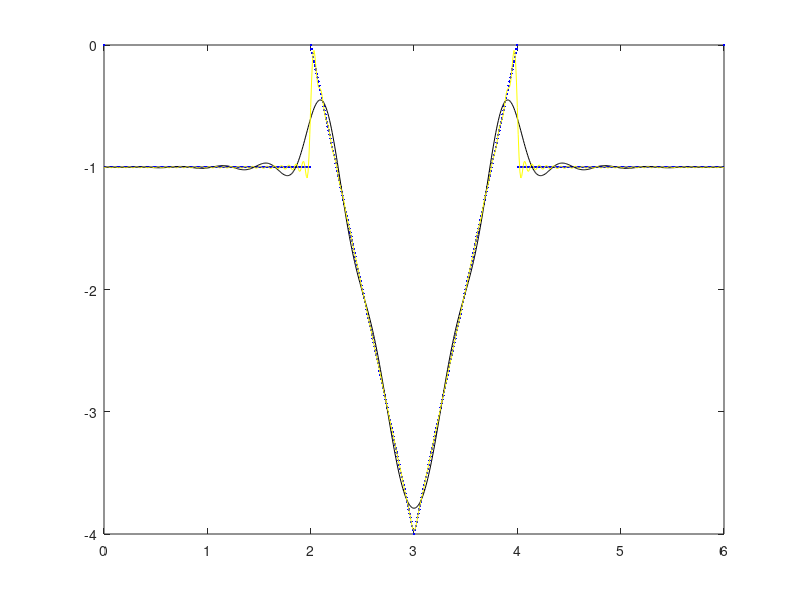

This figure's MATLAB source: (Note: this script raises an error after producing the figure.)
%%
close all; clc; clear;

Fs=120;
t=0:1/Fs:6;

x=-1*((t>0 & t<2) | (t>4 & t<6)) - 4*(1-abs(t-3)).*(abs(t-3)<1);

a0=-8/3;
FX=a0*ones(size(t))/2;

for n=1:85
   an=1/3*((36*(cos((4*pi*n)/3)-2*cos(pi*n)+cos((2*pi*n)/3)))/(pi^2*n^2)-(3*sin((2*pi*n)/3))/(pi*n)-(3*(sin(2*pi*n)-sin((4*pi*n)/3)))/(pi*n));
   bn=1/3*((36*(sin((4*pi*n)/3)-2*sin(pi*n)+sin((2*pi*n)/3)))/(pi^2*n^2)+(3*cos((2*pi*n)/3)-3)/(pi*n)+(3*(cos(2*pi*n)-cos((4*pi*n)/3)))/(pi*n));
   
   FX=FX+an*cos(n*pi*t/3)+bn*sin(n*pi*t/3);
   
   if n==14
       FX14=FX;
   end
   
end

plot(t,x,'.b',t,FX14,'k',t,FX,'y');

%%
close all;clc;clear;
a=load('kolos/cor05.txt');
t=a(:,1)';
Fs=1/(t(2)-t(1));
x=a(:,2)';

tc=-110:1/Fs:110;

%trojkat
%czas probki
tp1=-3:1/Fs:3;
%tworzenie trojkata
x1=1*(1-abs(tp1)/3);
%korelacja
xc1=xcorr(x,x1)+xcorr(1-x,1-x1);
%znajdowanie największej korelacji
nr1=find(xc1==max(xc1(:)), 1, 'first');

%wypisanie czasu największej korelacji
tc(nr1)

%gauss
%czas probki
tp2=-5:1/Fs:5;
%tworzenie trojkata
x2=0.9*exp(-(tp2).^2/(2*1.5^2));
%korelacja
xc2=xcorr(x.^5,x2.^5);
%znajdowanie największej korelacji
nr2=find(xc2==max(xc2(:)), 3, 'first');

%wypisanie czasu największej korelacji
tc(nr2)

%trojkat
%czas probki
tp3=-5:1/Fs:5;
%tworzenie trojkata
x3=0.65*ones(size(tp3));
%korelacja
xc3=xcorr(x,x3);
%znajdowanie największej korelacji
nr3=find(xc3==max(xc3(:)), 1, 'first');

tc(nr3)

subplot(211),plot(t,x,tp2,x2);
subplot(212),plot(tc,xc2);

%%
close all;clc;clear;
Fs=300;
t=0:1/Fs:8;

xa=(-0.7/8*t+2.5).*sin(2*pi*t*37);
xb=2*exp(-(t-3).^2/(2*0.2^2));
xc=sqrt(5)*sin(2*pi*cumsum(t+10)/Fs);
xd=sin(2*pi*t*7).*(t>=2 & t<=4);
xe=0.1*randn(size(t));

x=xa+xb+xc+xd+xe;

FT=fftshift(fft(x));
WA=abs(FT);
f=linspace(-Fs/2,Fs/2,length(t));

BStop=1.0*(abs(f)>=18 | abs(f)<10);
FT_n=BStop.*FT;
x_n=ifft(ifftshift(FT_n));

figure;
subplot(211),plot(t,x,t,x_n,'r');
subplot(212),plot(f,WA,f,600*BStop,'r');

figure;
subplot(221),plot(t,xa);
subplot(222),plot(f,xb);
subplot(223),plot(t,xc);
subplot(224),plot(f,xd);